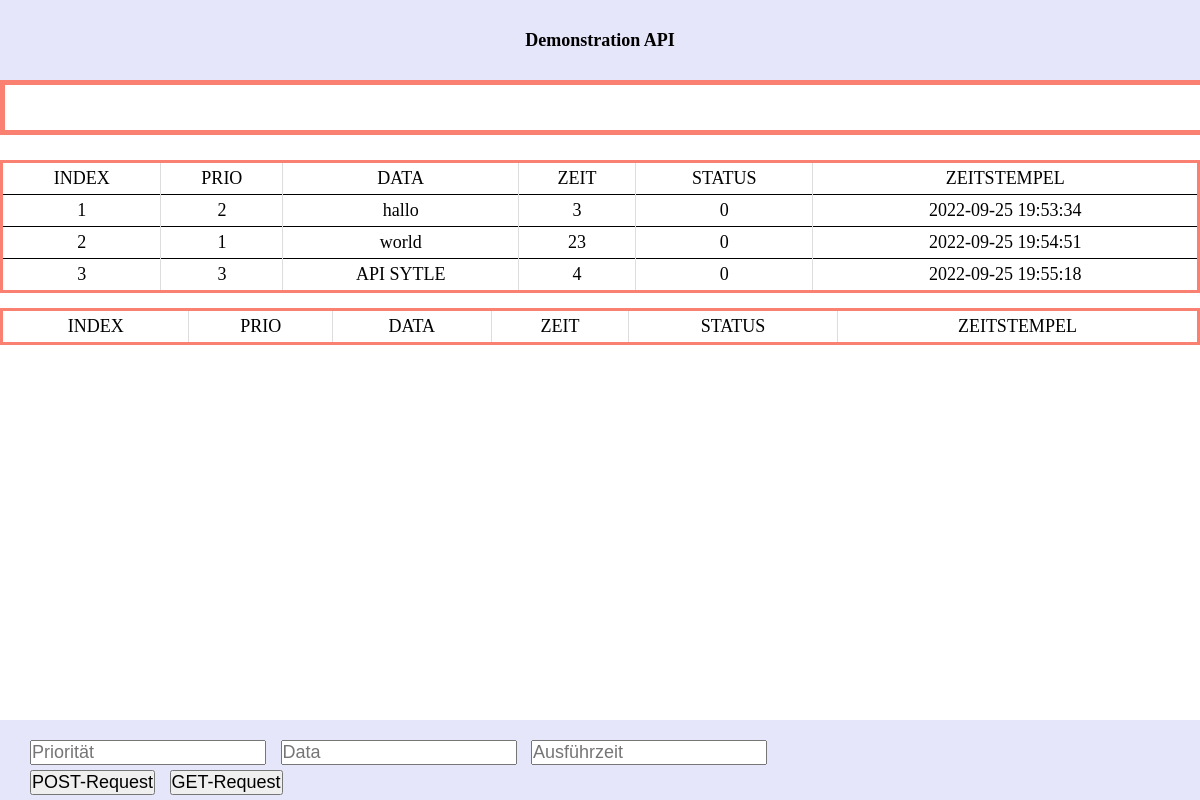
Before: / with the older database file.
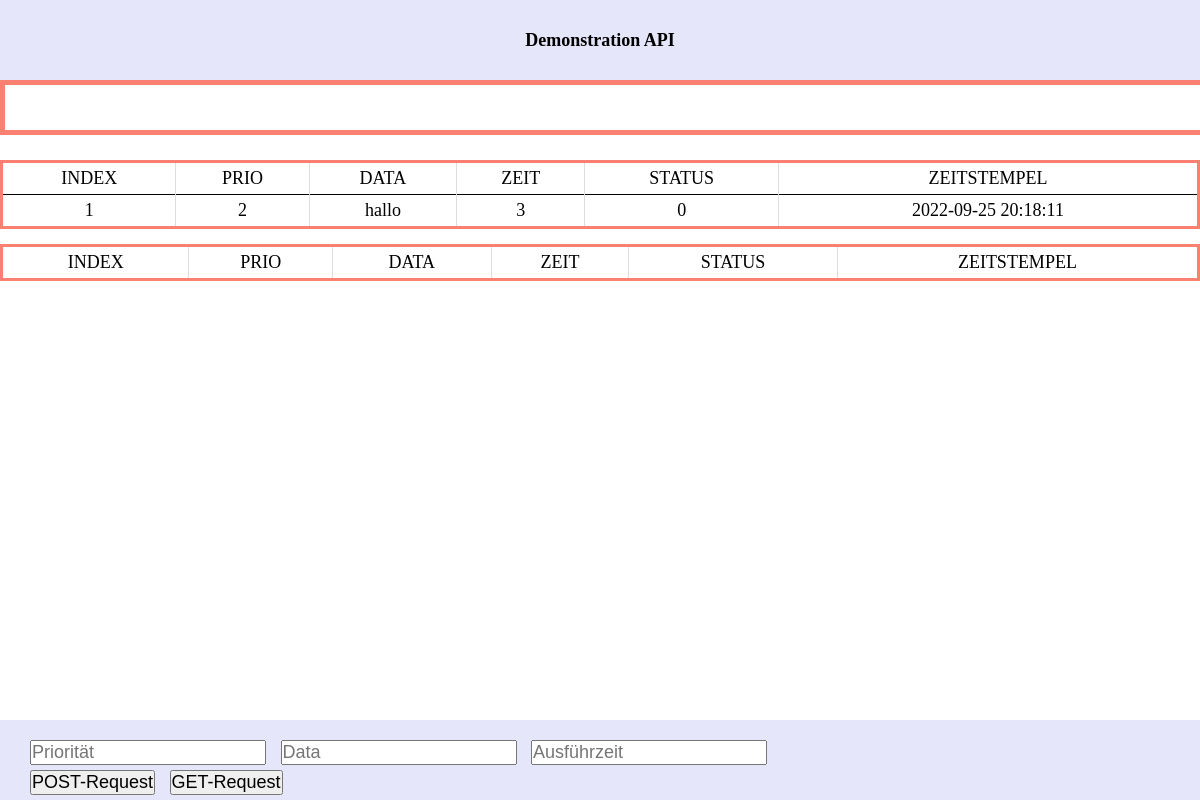
After: the same page with the newer database file.
### tables this page shows
CREATE TABLE ticket (id INTEGER PRIMARY KEY AUTOINCREMENT, prio INTEGER, data TEXT, time INTEGER, status INTEGER, TIMESTAMP  DATETIME DEFAULT CURRENT_TIMESTAMP );

### app.py (the view)
@app.route('/')
def main():
    print(IN_MEMORY_ORDER)
    connection = sqlite3.connect("ticket.db")
    cursor = connection.cursor()
    all_elements_open = cursor.execute("SELECT * FROM ticket where status = 0 " + IN_MEMORY_ORDER_OPTIONS_COLOUMS[IN_MEMORY_ORDER] + IN_MEMORY_ORDER_OPTIONS_DIR)
    tuple_of_open_elements = all_elements_open.fetchall()
    connection.commit()
    all_elements_closed = cursor.execute("SELECT * FROM ticket where status = 1 "+ IN_MEMORY_ORDER_OPTIONS_COLOUMS[IN_MEMORY_ORDER] + IN_MEMORY_ORDER_OPTIONS_DIR)
    tuple_of_closed_elements = all_elements_closed.fetchall()
    list_of_closed_elements = []
    list_of_open_elements = []
    for element in tuple_of_closed_elements:
        list_of_closed_elements.append(list(element))
    for element in tuple_of_open_elements:
        list_of_open_elements.append(list(element))
    connection.close()
    return render_template('demo.html', list_of_open=list_of_open_elements, list_of_close=list_of_closed_elements)

### templates/demo.html (shortened to what this page needs)
{% extends "index.html" %}
{% block page_title %} Demonstration API {% endblock %}
{% block content %}
<div id="getresult">
</div>
<div id="tables">
    <div id="status_open">
        <table id="open-tickets">
            <tr>
                <td >INDEX</td>
                <td>PRIO</td>
                <td>DATA</td>
                <td>ZEIT</td>
                <td>STATUS</td>
                <td>ZEITSTEMPEL</td>
            </tr>
            {% for data_row in list_of_open %}
                <tr>
                    {% for element in data_row %}
                        <td>
                            {{element}}
                        </td>
                    {% endfor %}
                </tr>
            {% endfor %}
        </table>
    </div>
<div id="status_closed">
        <table id="closed-tickets">
            <tr>
                <td>INDEX</td>
                <td>PRIO</td>
                <td>DATA</td>
                <td>ZEIT</td>
                <td>STATUS</td>
                <td>ZEITSTEMPEL</td>
            </tr>
        </table>
</div>
</div>
{% endblock %}

### templates/index.html (shortened to what this page needs)
<!DOCTYPE html>
<html lang="de">
<head>
    {% block head%}
    <link rel="stylesheet" href="{{url_for('static', filename='styles/style.css')}}">
    {% endblock %}
</head>
<body>
    <div id="page">
        <header id="header"> <h1> {% block page_title %} {% endblock %}</h1> </header>
        <div id="content">{% block content %} {% endblock %}</div>
        <footer id="footer">
            <form action="/api/endpoints/" method="post">
                <div id="field">
                    <input type="number" id="prio" placeholder="Priorität" name="prio" class="input">
                    <input type="textarea" id="data" placeholder="Data" name="data" class="input">
                    <input type="number" id="duration" placeholder="Ausführzeit" name="time" class="input">
                </div>
                <div id="buttons">
                    <input type="submit" id="Post" name="button" value="POST-Request" class="input">
                    <input type="submit" id="Delete" name="button" value="GET-Request" class="input">
                </div>
            </form>
        </footer>
    </div>
</body>
</html>

### static/styles/style.css (style rules this page uses)
* { margin: 0; padding: 0; font-size: large; }
#page { position: absolute; top: 0; left: 0; width: 100%; height: 100%; background-color: lavender; }
#header { position: fixed; top: 0; left: 0; height: 10%; width: 100%; display: flex; justify-content: center; align-items: center; z-index: 1; background-color:lavender; }
#content { background-color: white; position: fixed; top: 10%; left: 0; height: 80%; width: 100%; overflow-x: hidden; overflow-y: scroll; }
#footer { position: fixed; top: 90%; left: 0; height: 10%; width: 100%; padding: 15px; }
table { width: 100%; border: 3px solid salmon; margin-bottom: 15px; padding: 5px; border-collapse: collapse; text-align: center; }
tr { border-bottom: 1px solid black; }
td { border-left: 1px solid #dddddd; padding: 5px; }
#buttons { margin:5px; }
#field { margin: 5px; }
input { margin-left: 10px; }
#getresult { padding: 10px; margin-bottom: 25px; width: 100%; min-height: 25px; border: 5px solid salmon; }

Changed rows visible on the page:
removed ticket: data_row "2" "1" "23" "0", data "world", TIMESTAMP "2022-09-25 19:54:51"
removed ticket: data_row "3" "3" "4" "0", data "API SYTLE", TIMESTAMP "2022-09-25 19:55:18"
changed ticket "hallo": TIMESTAMP "2022-09-25 19:53:34" → "2022-09-25 20:18:11"
